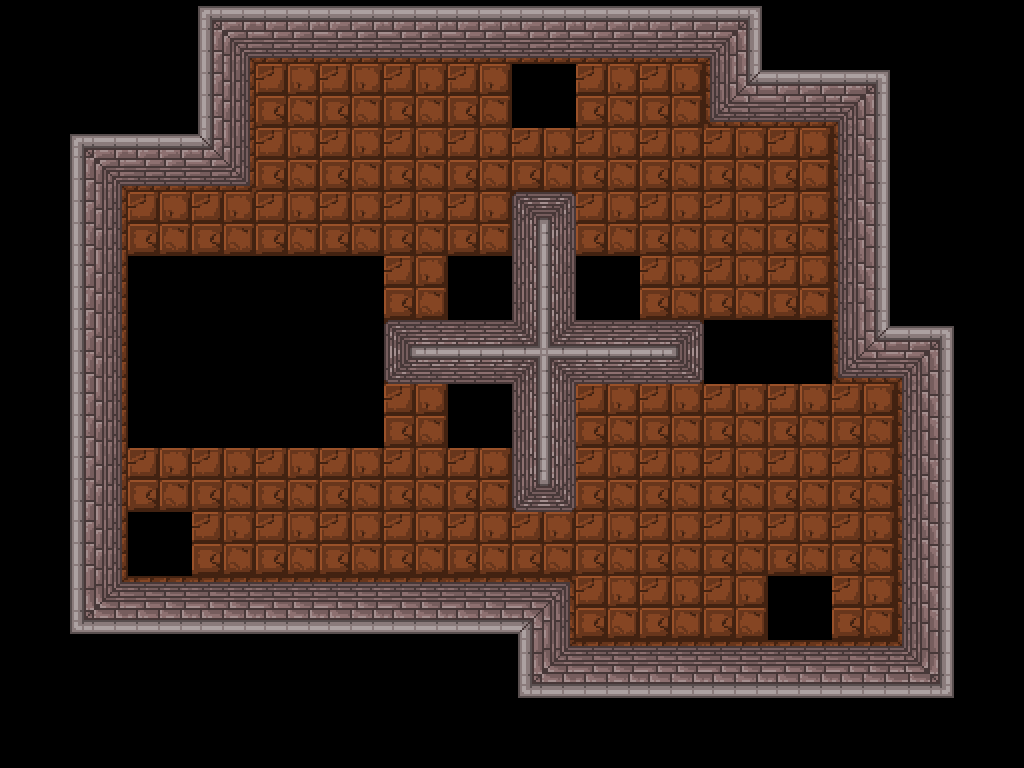

The image is a tile-based game level rendered from a .tmx file. Its description and source (layers, tilesets, objects; grid data summarised) follow:
An orthogonal 16x12 tile map with 64x64 px tiles, 6 tile layers (Tiles, Objects, Links, blocs, ...), 3 tilesets.

<map version="1.0" orientation="orthogonal" width="16" height="12" tilewidth="64" tileheight="64">
 <tileset firstgid="1" name="typeOfCase" tilewidth="64" tileheight="64">
  <image source="../typeOfCase.png" width="1152" height="64" />
  <tile id="9">
   <properties>
    <property name="id" value="&quot;porte_1&quot;" />
   </properties>
  </tile>
 </tileset>
 <tileset firstgid="19" name="links" tilewidth="64" tileheight="64">
  <image source="../links.png" width="640" height="64" />
 </tileset>
 <tileset firstgid="29" name="graphs" tilewidth="64" tileheight="64">
  <image source="../../pixel/walls_64.png" width="832" height="192" />
 </tileset>
 <layer name="Tiles" width="16" height="12" opacity="0">
  <data>[192 cells, 192 non-empty, 2 distinct tile ids]</data>
 </layer>
 <layer name="Objects" width="16" height="12" opacity="0">
  <properties>
   <property name="" value="" />
  </properties>
  <data>[192 cells, 18 non-empty, 4 distinct tile ids]</data>
 </layer>
 <layer name="Links" width="16" height="12">
  <data>[192 cells, 0 non-empty, 0 distinct tile ids]</data>
 </layer>
 <layer name="blocs" width="16" height="12" opacity="0">
  <data>[192 cells, 2 non-empty, 1 distinct tile ids]</data>
 </layer>
 <layer name="Render" width="16" height="12">
  <data>[192 cells, 116 non-empty, 19 distinct tile ids]</data>
 </layer>
 <layer name="RenderBis" width="16" height="12">
  <data>[192 cells, 0 non-empty, 0 distinct tile ids]</data>
 </layer>
</map>
